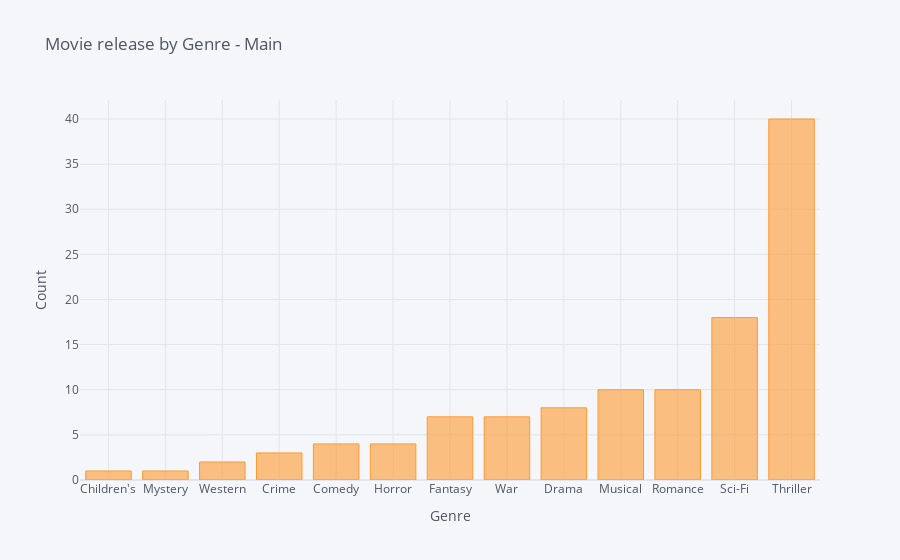

The notebook cell saved with this chart:
### Code cell
df.groupby('Genre_4')['Title'].nunique().sort_values().iplot(kind = 'bar', 
                                                       color = 'orange', 
                                                       title = 'Movie release by Genre - Main', 
                                                        xTitle = 'Genre',
                                                        yTitle = 'Count')
# And so on.

### Figure 1 — Plotly figure (JSON) as saved in the notebook; plotly's stock layout.template omitted (floating-point values rounded to 4 significant figures)
{"data": [{"marker": {"color": "rgba(255, 153, 51, 0.6)", "line": {"color": "rgba(255, 153, 51, 1.0)", "width": 1}}, "name": "Title", "orientation": "v", "text": "", "type": "bar", "x": ["Children's", "Mystery", "Western", "Crime", "Comedy", "Horror", "Fantasy", "War", "Drama", "Musical", "Romance", "Sci-Fi", "Thriller"], "y": [1, 1, 2, 3, 4, 4, 7, 7, 8, 10, 10, 18, 40]}], "layout": {"legend": {"bgcolor": "#F5F6F9", "font": {"color": "#4D5663"}}, "paper_bgcolor": "#F5F6F9", "plot_bgcolor": "#F5F6F9", "title": {"font": {"color": "#4D5663"}, "text": "Movie release by Genre - Main"}, "xaxis": {"gridcolor": "#E1E5ED", "showgrid": true, "tickfont": {"color": "#4D5663"}, "title": {"font": {"color": "#4D5663"}, "text": "Genre"}, "zerolinecolor": "#E1E5ED"}, "yaxis": {"gridcolor": "#E1E5ED", "showgrid": true, "tickfont": {"color": "#4D5663"}, "title": {"font": {"color": "#4D5663"}, "text": "Count"}, "zerolinecolor": "#E1E5ED"}}}
